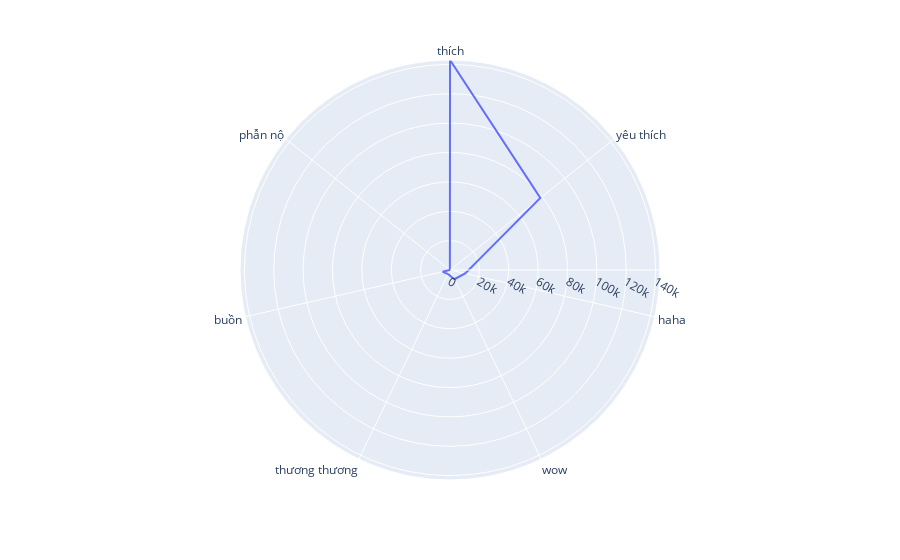

Notebook cell for this chart:
### Code cell
fig = px.line_polar(reactions_summary, r='count', theta='emotion', line_close=True)

# Hiển thị biểu đồ
fig.show()

### Figure 1 — Plotly figure (JSON) as saved in the notebook; plotly's stock layout.template omitted (floating-point values rounded to 4 significant figures)
{"data": [{"hovertemplate": "count=%{r}<br>emotion=%{theta}<extra></extra>", "legendgroup": "", "line": {"color": "#636efa", "dash": "solid"}, "marker": {"symbol": "circle"}, "mode": "lines", "name": "", "r": [142968, 78644, 10616, 6949, 3081, 5193, 104, 142968], "showlegend": false, "subplot": "polar", "theta": ["thích", "yêu thích", "haha", "wow", "thương thương", "buồn", "phẫn nộ", "thích"], "type": "scatterpolar"}], "layout": {"legend": {"tracegroupgap": 0}, "margin": {"t": 60}, "polar": {"angularaxis": {"direction": "clockwise", "rotation": 90}, "domain": {"x": [0, 1], "y": [0, 1]}}}}
